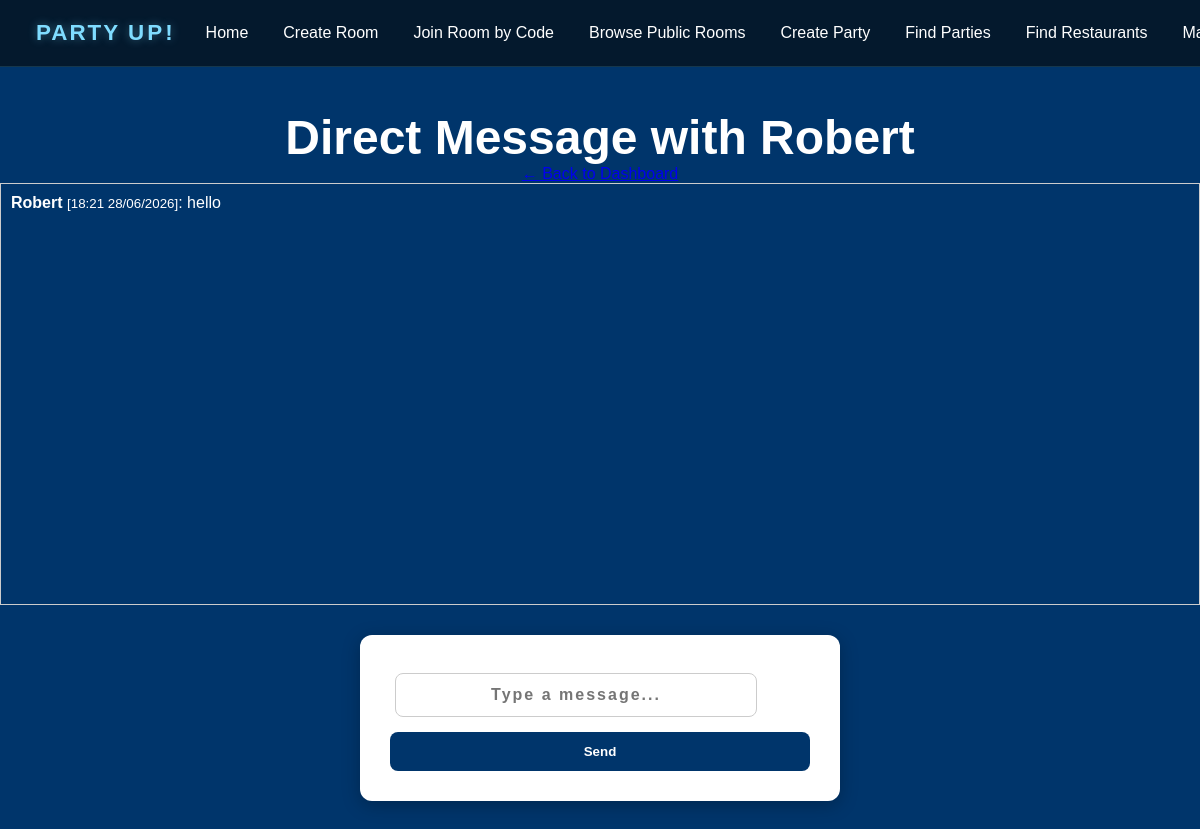
Before: /dm/2 (signed in) with the older database file.
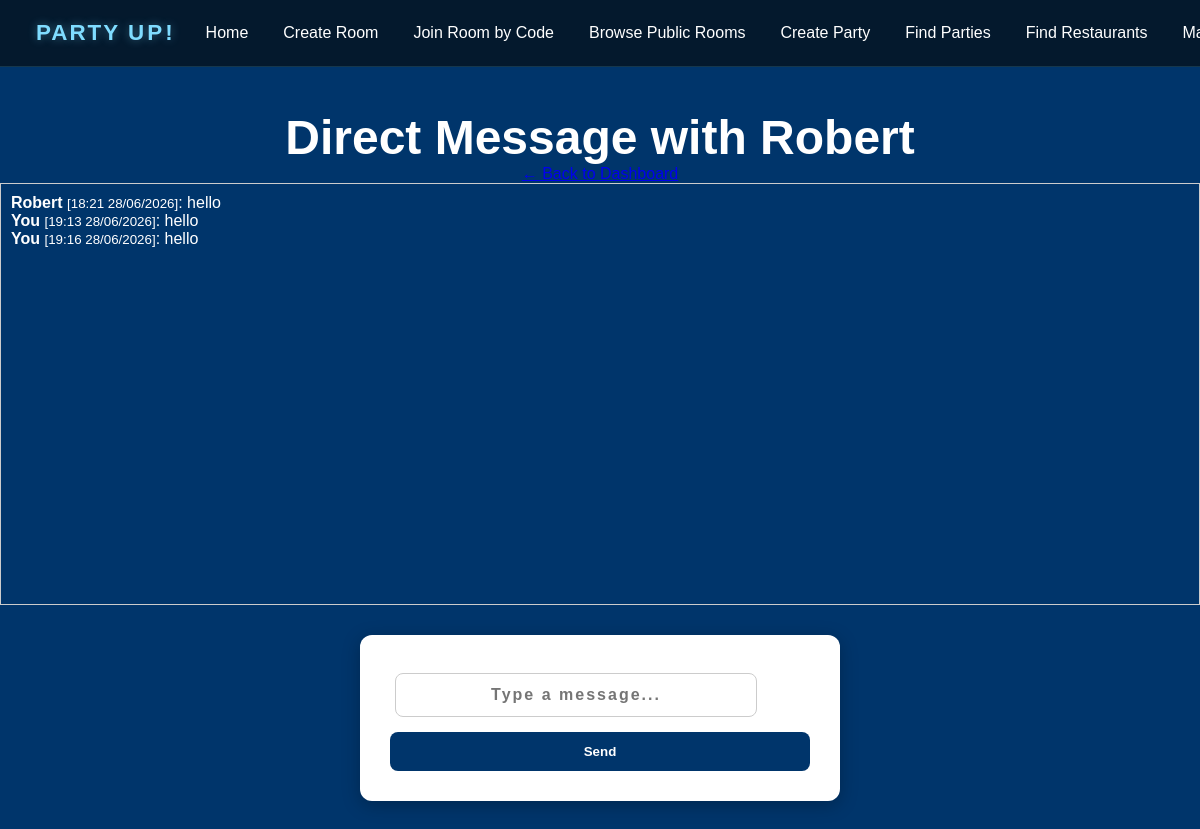
After: the same page with the newer database file.
### models.py (models this page shows)
class User(db.Model):
    id = db.Column(db.Integer, primary_key=True)
    username = db.Column(db.String(100), unique=True, nullable=False)
    email = db.Column(db.String(100), unique=True, nullable=False)
    password = db.Column(db.String(100), nullable=False)

class DirectMessage(db.Model):
    id = db.Column(db.Integer, primary_key=True)
    sender_id = db.Column(db.Integer, db.ForeignKey('user.id'), nullable=False)
    receiver_id = db.Column(db.Integer, db.ForeignKey('user.id'), nullable=False)
    content = db.Column(db.String(2000), nullable=False)
    timestamp = db.Column(db.DateTime, default=datetime.utcnow)
    sender = db.relationship('User', foreign_keys=[sender_id], backref='sent_dms')
    receiver = db.relationship('User', foreign_keys=[receiver_id], backref='received_dms')

### app.py (the view)
@app.route('/dm/<int:friend_id>', methods=['GET', 'POST'])
@login_required
def direct_message(friend_id):
    val = chat.send_dm(session=session, friend_id=friend_id, request=request)
    if val == "not":
        flash('You must be friends to send a direct message.', 'error')
        return redirect(url_for('home'))
    if val == "post":
        return redirect(url_for('direct_message', friend_id=friend_id))
    return render_template('chat/dm.html', friend=User.query.get_or_404(friend_id), messages=val, current_user_id=session['user_id'])

### app.py (called while the page is built)
def login_required(f):
    @wraps(f)
    def decorated_function(*args, **kwargs):
        if 'user_id' not in session:
            flash('Please log in first.', 'error')
            return redirect(url_for('login'))
        return f(*args, **kwargs)
    return decorated_function

### chat.py (called while the page is built, shortened)
def send_dm(session, friend_id, request):
    user_id = session['user_id']
    friend = User.query.get_or_404(friend_id)
    friendship = Friendship.query.filter(
        ((Friendship.requester_id == user_id) & (Friendship.receiver_id == friend_id)) |
        ((Friendship.requester_id == friend_id) & (Friendship.receiver_id == user_id)),
        Friendship.status == 'accepted'
    ).first()
    if not friendship:
        return "not"
    return DirectMessage.query.filter(
        ((DirectMessage.sender_id == user_id) & (DirectMessage.receiver_id == friend_id)) |
        ((DirectMessage.sender_id == friend_id) & (DirectMessage.receiver_id == user_id))
    ).order_by(DirectMessage.timestamp.asc()).all()

### templates/chat/dm.html (shortened to what this page needs)
<!DOCTYPE html>
<html lang="en">
<head>
    <link rel="stylesheet" href="{{ url_for('static', filename='style.css') }}">
</head>
<body>
    {% include 'components/header.html' %}
    <h1>Direct Message with {{ friend.username }}</h1>
    <p><a href="{{ url_for('home') }}">&larr; Back to Dashboard</a></p>
    <div id="chat-box" style="border: 1px solid #ccc; height: 400px; overflow-y: scroll; padding: 10px; margin-bottom: 10px;">
        {% if messages %}
            {% for msg in messages %}
                <div>
                    <strong>{% if msg.sender_id == current_user_id %}You{% else %}{{ friend.username }}{% endif %}</strong>
                    <small>[{{ msg.timestamp.strftime('%H:%M %d/%m/%Y') }}]</small>:
                    {{ msg.content }}
                </div>
            {% endfor %}
        {% else %}
            <p>No messages yet. Say hello!</p>
        {% endif %}
    </div>
    <form method="POST" action="{{ url_for('direct_message', friend_id=friend.id) }}">
        <input type="text" name="content" id="content" placeholder="Type a message..." required style="width: 80%;">
        <button type="submit">Send</button>
    </form>
</body>
</html>

Changed rows visible on the page:
added DirectMessage: shows "You", timestamp "19:13 28/06/2026", content "hello"
added DirectMessage: shows "You", timestamp "19:16 28/06/2026", content "hello"
